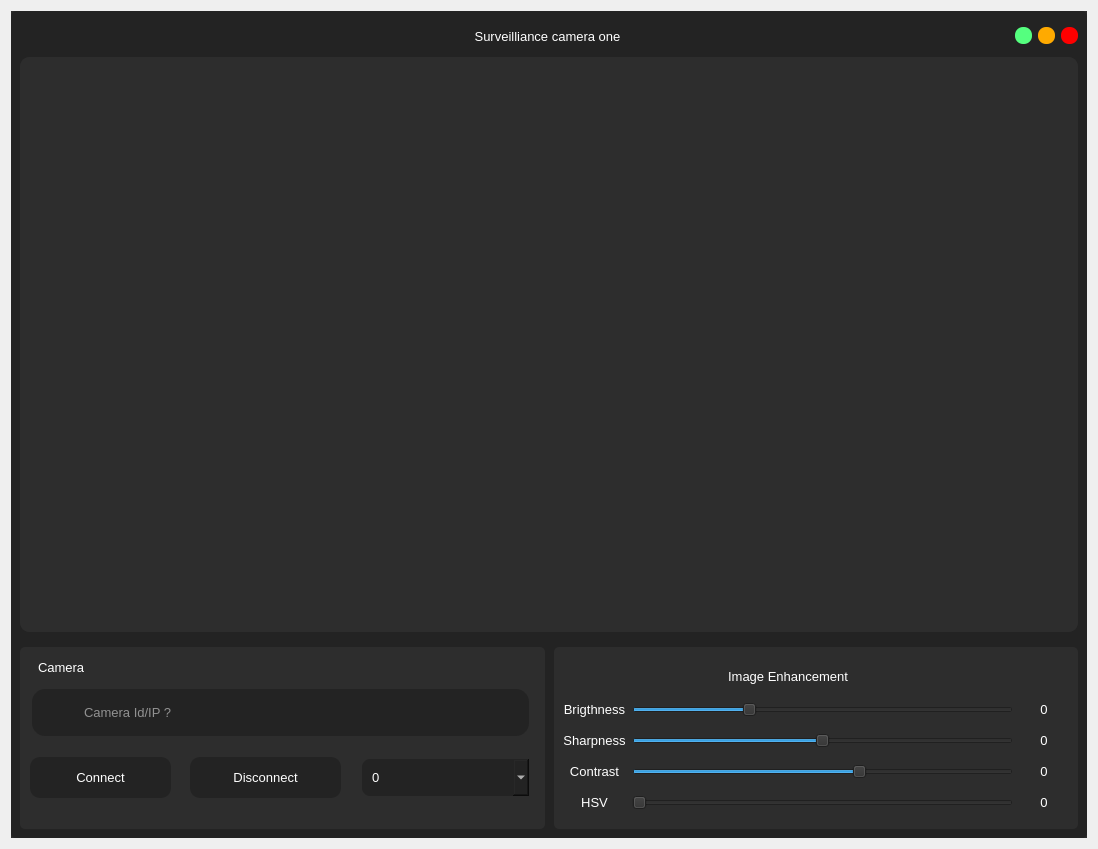
<?xml version="1.0" encoding="UTF-8"?>
<ui version="4.0">
 <class>Dialog</class>
 <widget class="QDialog" name="Dialog">
  <property name="geometry">
   <rect>
    <x>0</x>
    <y>0</y>
    <width>1098</width>
    <height>849</height>
   </rect>
  </property>
  <property name="minimumSize">
   <size>
    <width>1098</width>
    <height>819</height>
   </size>
  </property>
  <property name="maximumSize">
   <size>
    <width>1098</width>
    <height>880</height>
   </size>
  </property>
  <property name="windowTitle">
   <string>Dialog</string>
  </property>
  <layout class="QVBoxLayout" name="verticalLayout">
   <item>
    <widget class="QFrame" name="frame">
     <property name="styleSheet">
      <string notr="true">background-color: rgb(45, 45, 45);</string>
     </property>
     <property name="frameShape">
      <enum>QFrame::NoFrame</enum>
     </property>
     <property name="frameShadow">
      <enum>QFrame::Raised</enum>
     </property>
     <layout class="QVBoxLayout" name="verticalLayout_4">
      <property name="spacing">
       <number>0</number>
      </property>
      <property name="leftMargin">
       <number>0</number>
      </property>
      <property name="topMargin">
       <number>0</number>
      </property>
      <property name="rightMargin">
       <number>0</number>
      </property>
      <property name="bottomMargin">
       <number>0</number>
      </property>
      <item>
       <widget class="QFrame" name="frame_2">
        <property name="styleSheet">
         <string notr="true">QFrame{
	background-color: rgb(35, 35, 35);
	border-radius:5px;
}</string>
        </property>
        <property name="frameShape">
         <enum>QFrame::NoFrame</enum>
        </property>
        <property name="frameShadow">
         <enum>QFrame::Raised</enum>
        </property>
        <layout class="QVBoxLayout" name="verticalLayout_2">
         <property name="leftMargin">
          <number>0</number>
         </property>
         <property name="topMargin">
          <number>0</number>
         </property>
         <property name="rightMargin">
          <number>0</number>
         </property>
         <property name="bottomMargin">
          <number>0</number>
         </property>
         <item>
          <widget class="QFrame" name="frame_3">
           <property name="minimumSize">
            <size>
             <width>0</width>
             <height>40</height>
            </size>
           </property>
           <property name="maximumSize">
            <size>
             <width>16777215</width>
             <height>30</height>
            </size>
           </property>
           <property name="frameShape">
            <enum>QFrame::NoFrame</enum>
           </property>
           <property name="frameShadow">
            <enum>QFrame::Raised</enum>
           </property>
           <layout class="QHBoxLayout" name="horizontalLayout">
            <property name="topMargin">
             <number>0</number>
            </property>
            <property name="bottomMargin">
             <number>0</number>
            </property>
            <item>
             <widget class="QLabel" name="label">
              <property name="minimumSize">
               <size>
                <width>60</width>
                <height>0</height>
               </size>
              </property>
              <property name="maximumSize">
               <size>
                <width>60</width>
                <height>16777215</height>
               </size>
              </property>
              <property name="text">
               <string/>
              </property>
              <property name="pixmap">
               <pixmap resource="../resource/asset.qrc">:/icons/asset/video.svg</pixmap>
              </property>
             </widget>
            </item>
            <item>
             <widget class="QLabel" name="label_2">
              <property name="font">
               <font>
                <family>Arial</family>
                <pointsize>10</pointsize>
               </font>
              </property>
              <property name="styleSheet">
               <string notr="true">QLabel{
	color: rgb(255, 255, 255);
}</string>
              </property>
              <property name="text">
               <string>Surveilliance camera one</string>
              </property>
              <property name="alignment">
               <set>Qt::AlignCenter</set>
              </property>
             </widget>
            </item>
            <item>
             <widget class="QPushButton" name="btn_minimize">
              <property name="minimumSize">
               <size>
                <width>16</width>
                <height>16</height>
               </size>
              </property>
              <property name="maximumSize">
               <size>
                <width>17</width>
                <height>17</height>
               </size>
              </property>
              <property name="styleSheet">
               <string notr="true">QPushButton{
	background-color: rgb(85, 255, 127);
	border:none;
	border-radius: 8px;
}

QPushButton:hover{	
	background-color: rgba(85, 255, 127,150);
	
}</string>
              </property>
              <property name="text">
               <string/>
              </property>
             </widget>
            </item>
            <item>
             <widget class="QPushButton" name="btn_maximize">
              <property name="minimumSize">
               <size>
                <width>16</width>
                <height>16</height>
               </size>
              </property>
              <property name="maximumSize">
               <size>
                <width>17</width>
                <height>17</height>
               </size>
              </property>
              <property name="styleSheet">
               <string notr="true">QPushButton{
	
	background-color: rgb(255, 170, 0);
	border:none;
	border-radius: 8px;
}

QPushButton:hover{	
	background-color: rgba(255, 170, 0,150);
	
}</string>
              </property>
              <property name="text">
               <string/>
              </property>
             </widget>
            </item>
            <item>
             <widget class="QPushButton" name="btn_close">
              <property name="minimumSize">
               <size>
                <width>16</width>
                <height>16</height>
               </size>
              </property>
              <property name="maximumSize">
               <size>
                <width>17</width>
                <height>17</height>
               </size>
              </property>
              <property name="styleSheet">
               <string notr="true">QPushButton{
	background-color: rgb(255, 0, 0);
	border:none;
	border-radius: 8px;
}

QPushButton:hover{	
	background-color: rgba(255, 0, 0,150);
	
}</string>
              </property>
              <property name="text">
               <string/>
              </property>
             </widget>
            </item>
           </layout>
          </widget>
         </item>
         <item>
          <widget class="QFrame" name="frame_4">
           <property name="frameShape">
            <enum>QFrame::NoFrame</enum>
           </property>
           <property name="frameShadow">
            <enum>QFrame::Raised</enum>
           </property>
           <layout class="QVBoxLayout" name="verticalLayout_3">
            <property name="leftMargin">
             <number>9</number>
            </property>
            <property name="topMargin">
             <number>0</number>
            </property>
            <property name="rightMargin">
             <number>9</number>
            </property>
            <property name="bottomMargin">
             <number>0</number>
            </property>
            <item>
             <widget class="QFrame" name="camera_view">
              <property name="minimumSize">
               <size>
                <width>0</width>
                <height>400</height>
               </size>
              </property>
              <property name="styleSheet">
               <string notr="true">QFrame{
	border-radius:10px;
	background-color: rgb(45, 45, 45);
}</string>
              </property>
              <property name="frameShape">
               <enum>QFrame::NoFrame</enum>
              </property>
              <property name="frameShadow">
               <enum>QFrame::Raised</enum>
              </property>
              <layout class="QVBoxLayout" name="verticalLayout_5">
               <property name="spacing">
                <number>6</number>
               </property>
               <property name="leftMargin">
                <number>0</number>
               </property>
               <property name="topMargin">
                <number>0</number>
               </property>
               <property name="rightMargin">
                <number>0</number>
               </property>
               <property name="bottomMargin">
                <number>0</number>
               </property>
               <item>
                <widget class="QLabel" name="camera_feeds">
                 <property name="font">
                  <font>
                   <family>Arial</family>
                   <pointsize>12</pointsize>
                  </font>
                 </property>
                 <property name="styleSheet">
                  <string notr="true">QLabel{
	color: rgb(255, 255, 255);
	border-radius:10px;
	background-color: rgb(45, 45, 45);
}</string>
                 </property>
                 <property name="text">
                  <string/>
                 </property>
                 <property name="pixmap">
                  <pixmap resource="../resource/asset.qrc">:/icons/asset/camera-off.svg</pixmap>
                 </property>
                 <property name="alignment">
                  <set>Qt::AlignCenter</set>
                 </property>
                </widget>
               </item>
              </layout>
             </widget>
            </item>
           </layout>
          </widget>
         </item>
         <item>
          <widget class="QFrame" name="frame_5">
           <property name="maximumSize">
            <size>
             <width>16777215</width>
             <height>200</height>
            </size>
           </property>
           <property name="frameShape">
            <enum>QFrame::NoFrame</enum>
           </property>
           <property name="frameShadow">
            <enum>QFrame::Raised</enum>
           </property>
           <layout class="QHBoxLayout" name="horizontalLayout_2">
            <property name="spacing">
             <number>9</number>
            </property>
            <property name="leftMargin">
             <number>9</number>
            </property>
            <item>
             <widget class="QFrame" name="frame_6">
              <property name="minimumSize">
               <size>
                <width>525</width>
                <height>0</height>
               </size>
              </property>
              <property name="maximumSize">
               <size>
                <width>520</width>
                <height>16777215</height>
               </size>
              </property>
              <property name="styleSheet">
               <string notr="true">
QFrame{
	background-color: rgb(45, 45, 45);
	border-radius:5px;
}</string>
              </property>
              <property name="frameShape">
               <enum>QFrame::StyledPanel</enum>
              </property>
              <property name="frameShadow">
               <enum>QFrame::Raised</enum>
              </property>
              <widget class="QLabel" name="label_28">
               <property name="geometry">
                <rect>
                 <x>20</x>
                 <y>50</y>
                 <width>41</width>
                 <height>31</height>
                </rect>
               </property>
               <property name="styleSheet">
                <string notr="true">background-color: rgb(35,35,35);</string>
               </property>
               <property name="text">
                <string/>
               </property>
               <property name="pixmap">
                <pixmap resource="../resource/asset.qrc">:/icons/asset/video.svg</pixmap>
               </property>
              </widget>
              <widget class="QPushButton" name="btn_exit_cam_connect">
               <property name="geometry">
                <rect>
                 <x>10</x>
                 <y>110</y>
                 <width>141</width>
                 <height>41</height>
                </rect>
               </property>
               <property name="font">
                <font>
                 <pointsize>10</pointsize>
                </font>
               </property>
               <property name="styleSheet">
                <string notr="true">QPushButton{
	color: rgb(255, 255, 255);
	background-color: rgb(35, 35, 35);
	border:none;
	border-radius: 10px;
}

QPushButton:hover{
	border-radius: 20px;
}

QPushButton:pressed{
	border: 2px solid rgb(255,255,255);	
}</string>
               </property>
               <property name="text">
                <string>Connect</string>
               </property>
               <property name="icon">
                <iconset resource="../resource/asset.qrc">
                 <normaloff>:/icons/asset/video.svg</normaloff>:/icons/asset/video.svg</iconset>
               </property>
               <property name="iconSize">
                <size>
                 <width>30</width>
                 <height>30</height>
                </size>
               </property>
               <property name="flat">
                <bool>true</bool>
               </property>
              </widget>
              <widget class="QLineEdit" name="exit_cam_ip">
               <property name="geometry">
                <rect>
                 <x>10</x>
                 <y>40</y>
                 <width>501</width>
                 <height>51</height>
                </rect>
               </property>
               <property name="font">
                <font>
                 <pointsize>10</pointsize>
                </font>
               </property>
               <property name="styleSheet">
                <string notr="true">QLineEdit{
    background-color: rgb(35,35,35);
	color: rgb(255, 255, 255);
	border: 2px solid  rgb(45, 45, 45);
	border-radius:15px;
	padding-left: 50px;
}

QLineEdit:hover{
	border:2px solid rgb(35, 35, 35);
}

QLineEdit:focus{
	border:2px solid rgb(255, 255, 255);
}</string>
               </property>
               <property name="placeholderText">
                <string>Camera Id/IP ?</string>
               </property>
               <property name="clearButtonEnabled">
                <bool>true</bool>
               </property>
              </widget>
              <widget class="QComboBox" name="exit_comboBox">
               <property name="geometry">
                <rect>
                 <x>340</x>
                 <y>110</y>
                 <width>171</width>
                 <height>41</height>
                </rect>
               </property>
               <property name="minimumSize">
                <size>
                 <width>0</width>
                 <height>41</height>
                </size>
               </property>
               <property name="maximumSize">
                <size>
                 <width>16777215</width>
                 <height>41</height>
                </size>
               </property>
               <property name="font">
                <font>
                 <pointsize>10</pointsize>
                </font>
               </property>
               <property name="styleSheet">
                <string notr="true">QComboBox{
	background-color: rgb(35,35,35);
	color: rgb(255, 255, 255);
	border: 2px solid rgb(45, 45, 45);
	padding-left:10px;
	border-radius: 10px;
}</string>
               </property>
               <property name="frame">
                <bool>false</bool>
               </property>
               <item>
                <property name="text">
                 <string>0</string>
                </property>
               </item>
               <item>
                <property name="text">
                 <string>1</string>
                </property>
               </item>
               <item>
                <property name="text">
                 <string>2</string>
                </property>
               </item>
               <item>
                <property name="text">
                 <string>3</string>
                </property>
               </item>
               <item>
                <property name="text">
                 <string>4</string>
                </property>
               </item>
               <item>
                <property name="text">
                 <string>5</string>
                </property>
               </item>
              </widget>
              <widget class="QPushButton" name="btn_exit_cam_disconect">
               <property name="geometry">
                <rect>
                 <x>170</x>
                 <y>110</y>
                 <width>151</width>
                 <height>41</height>
                </rect>
               </property>
               <property name="font">
                <font>
                 <pointsize>10</pointsize>
                </font>
               </property>
               <property name="styleSheet">
                <string notr="true">QPushButton{
	color: rgb(255, 255, 255);
	background-color: rgb(35, 35, 35);
	border:none;
	border-radius: 10px;
}

QPushButton:hover{
	border-radius: 20px;
}

QPushButton:pressed{
	border: 2px solid rgb(255,255,255);	
}</string>
               </property>
               <property name="text">
                <string>Disconnect</string>
               </property>
               <property name="icon">
                <iconset resource="../resource/asset.qrc">
                 <normaloff>:/icons/asset/video-off.svg</normaloff>:/icons/asset/video-off.svg</iconset>
               </property>
               <property name="iconSize">
                <size>
                 <width>30</width>
                 <height>30</height>
                </size>
               </property>
               <property name="flat">
                <bool>true</bool>
               </property>
              </widget>
              <widget class="QLabel" name="label_15">
               <property name="geometry">
                <rect>
                 <x>10</x>
                 <y>10</y>
                 <width>451</width>
                 <height>20</height>
                </rect>
               </property>
               <property name="minimumSize">
                <size>
                 <width>0</width>
                 <height>20</height>
                </size>
               </property>
               <property name="maximumSize">
                <size>
                 <width>16777215</width>
                 <height>20</height>
                </size>
               </property>
               <property name="font">
                <font>
                 <family>Arial</family>
                 <pointsize>10</pointsize>
                </font>
               </property>
               <property name="styleSheet">
                <string notr="true">color: rgb(255, 255, 255);
padding-left:5px;</string>
               </property>
               <property name="text">
                <string>Camera </string>
               </property>
               <property name="alignment">
                <set>Qt::AlignLeading|Qt::AlignLeft|Qt::AlignVCenter</set>
               </property>
              </widget>
              <zorder>btn_exit_cam_connect</zorder>
              <zorder>exit_cam_ip</zorder>
              <zorder>exit_comboBox</zorder>
              <zorder>btn_exit_cam_disconect</zorder>
              <zorder>label_28</zorder>
              <zorder>label_15</zorder>
             </widget>
            </item>
            <item>
             <widget class="QFrame" name="frame_7">
              <property name="maximumSize">
               <size>
                <width>525</width>
                <height>16777215</height>
               </size>
              </property>
              <property name="styleSheet">
               <string notr="true">QFrame{
	background-color: rgb(45, 45, 45);
	border-radius:5px;
}</string>
              </property>
              <property name="frameShape">
               <enum>QFrame::NoFrame</enum>
              </property>
              <property name="frameShadow">
               <enum>QFrame::Raised</enum>
              </property>
              <layout class="QGridLayout" name="gridLayout">
               <item row="0" column="0" colspan="2">
                <widget class="QLabel" name="label_14">
                 <property name="minimumSize">
                  <size>
                   <width>0</width>
                   <height>20</height>
                  </size>
                 </property>
                 <property name="maximumSize">
                  <size>
                   <width>16777215</width>
                   <height>20</height>
                  </size>
                 </property>
                 <property name="font">
                  <font>
                   <family>Arial</family>
                   <pointsize>10</pointsize>
                  </font>
                 </property>
                 <property name="styleSheet">
                  <string notr="true">color: rgb(255, 255, 255);</string>
                 </property>
                 <property name="text">
                  <string>Image Enhancement</string>
                 </property>
                 <property name="alignment">
                  <set>Qt::AlignCenter</set>
                 </property>
                </widget>
               </item>
               <item row="1" column="0">
                <widget class="QLabel" name="entry_dilation_label">
                 <property name="font">
                  <font>
                   <family>Arial</family>
                   <pointsize>10</pointsize>
                   <weight>50</weight>
                   <bold>false</bold>
                  </font>
                 </property>
                 <property name="styleSheet">
                  <string notr="true">QLabel{
	color: rgb(255, 255, 255);
	background-color: rgb(45, 45, 45);
	border-radius: 10px;
}</string>
                 </property>
                 <property name="text">
                  <string>Brigthness</string>
                 </property>
                 <property name="alignment">
                  <set>Qt::AlignCenter</set>
                 </property>
                </widget>
               </item>
               <item row="1" column="1">
                <widget class="QSlider" name="brigthness">
                 <property name="toolTip">
                  <string/>
                 </property>
                 <property name="maximum">
                  <number>100</number>
                 </property>
                 <property name="value">
                  <number>30</number>
                 </property>
                 <property name="orientation">
                  <enum>Qt::Horizontal</enum>
                 </property>
                </widget>
               </item>
               <item row="1" column="2">
                <widget class="QLabel" name="brightness_value">
                 <property name="minimumSize">
                  <size>
                   <width>50</width>
                   <height>0</height>
                  </size>
                 </property>
                 <property name="font">
                  <font>
                   <family>Arial</family>
                   <pointsize>10</pointsize>
                   <weight>50</weight>
                   <bold>false</bold>
                  </font>
                 </property>
                 <property name="styleSheet">
                  <string notr="true">QLabel{
	color: rgb(255, 255, 255);
	background-color: rgb(45, 45, 45);
	border-radius: 10px;
}</string>
                 </property>
                 <property name="text">
                  <string>0</string>
                 </property>
                 <property name="alignment">
                  <set>Qt::AlignCenter</set>
                 </property>
                </widget>
               </item>
               <item row="2" column="0">
                <widget class="QLabel" name="entry_erosion_label">
                 <property name="font">
                  <font>
                   <family>Arial</family>
                   <pointsize>10</pointsize>
                   <weight>50</weight>
                   <bold>false</bold>
                  </font>
                 </property>
                 <property name="styleSheet">
                  <string notr="true">QLabel{
	color: rgb(255, 255, 255);
	background-color: rgb(45, 45, 45);
	border-radius: 10px;
}</string>
                 </property>
                 <property name="text">
                  <string>Sharpness</string>
                 </property>
                 <property name="alignment">
                  <set>Qt::AlignCenter</set>
                 </property>
                </widget>
               </item>
               <item row="2" column="1">
                <widget class="QSlider" name="sharpness">
                 <property name="maximum">
                  <number>100</number>
                 </property>
                 <property name="value">
                  <number>50</number>
                 </property>
                 <property name="orientation">
                  <enum>Qt::Horizontal</enum>
                 </property>
                </widget>
               </item>
               <item row="2" column="2">
                <widget class="QLabel" name="sharpness_value">
                 <property name="minimumSize">
                  <size>
                   <width>50</width>
                   <height>0</height>
                  </size>
                 </property>
                 <property name="font">
                  <font>
                   <family>Arial</family>
                   <pointsize>10</pointsize>
                   <weight>50</weight>
                   <bold>false</bold>
                  </font>
                 </property>
                 <property name="styleSheet">
                  <string notr="true">QLabel{
	color: rgb(255, 255, 255);
	background-color: rgb(45, 45, 45);
	border-radius: 10px;
}</string>
                 </property>
                 <property name="text">
                  <string>0</string>
                 </property>
                 <property name="alignment">
                  <set>Qt::AlignCenter</set>
                 </property>
                </widget>
               </item>
               <item row="3" column="0">
                <widget class="QLabel" name="entry_blur_label">
                 <property name="font">
                  <font>
                   <family>Arial</family>
                   <pointsize>10</pointsize>
                   <weight>50</weight>
                   <bold>false</bold>
                  </font>
                 </property>
                 <property name="styleSheet">
                  <string notr="true">QLabel{
	color: rgb(255, 255, 255);
	background-color: rgb(45, 45, 45);
	border-radius: 10px;
}</string>
                 </property>
                 <property name="text">
                  <string>Contrast</string>
                 </property>
                 <property name="alignment">
                  <set>Qt::AlignCenter</set>
                 </property>
                </widget>
               </item>
               <item row="3" column="1">
                <widget class="QSlider" name="contrast">
                 <property name="maximum">
                  <number>100</number>
                 </property>
                 <property name="value">
                  <number>60</number>
                 </property>
                 <property name="orientation">
                  <enum>Qt::Horizontal</enum>
                 </property>
                </widget>
               </item>
               <item row="3" column="2">
                <widget class="QLabel" name="contrast_value">
                 <property name="minimumSize">
                  <size>
                   <width>50</width>
                   <height>0</height>
                  </size>
                 </property>
                 <property name="font">
                  <font>
                   <family>Arial</family>
                   <pointsize>10</pointsize>
                   <weight>50</weight>
                   <bold>false</bold>
                  </font>
                 </property>
                 <property name="styleSheet">
                  <string notr="true">QLabel{
	color: rgb(255, 255, 255);
	background-color: rgb(45, 45, 45);
	border-radius: 10px;
}</string>
                 </property>
                 <property name="text">
                  <string>0</string>
                 </property>
                 <property name="alignment">
                  <set>Qt::AlignCenter</set>
                 </property>
                </widget>
               </item>
               <item row="4" column="0">
                <widget class="QLabel" name="entry_unimp_label">
                 <property name="font">
                  <font>
                   <family>Arial</family>
                   <pointsize>10</pointsize>
                   <weight>50</weight>
                   <bold>false</bold>
                  </font>
                 </property>
                 <property name="styleSheet">
                  <string notr="true">QLabel{
	color: rgb(255, 255, 255);
	background-color: rgb(45, 45, 45);
	border-radius: 10px;
}</string>
                 </property>
                 <property name="text">
                  <string>HSV</string>
                 </property>
                 <property name="alignment">
                  <set>Qt::AlignCenter</set>
                 </property>
                </widget>
               </item>
               <item row="4" column="1">
                <widget class="QSlider" name="hsv">
                 <property name="maximum">
                  <number>500</number>
                 </property>
                 <property name="orientation">
                  <enum>Qt::Horizontal</enum>
                 </property>
                </widget>
               </item>
               <item row="4" column="2">
                <widget class="QLabel" name="hsv_value">
                 <property name="minimumSize">
                  <size>
                   <width>50</width>
                   <height>0</height>
                  </size>
                 </property>
                 <property name="font">
                  <font>
                   <family>Arial</family>
                   <pointsize>10</pointsize>
                   <weight>50</weight>
                   <bold>false</bold>
                  </font>
                 </property>
                 <property name="styleSheet">
                  <string notr="true">QLabel{
	color: rgb(255, 255, 255);
	background-color: rgb(45, 45, 45);
	border-radius: 10px;
}</string>
                 </property>
                 <property name="text">
                  <string>0</string>
                 </property>
                 <property name="alignment">
                  <set>Qt::AlignCenter</set>
                 </property>
                </widget>
               </item>
              </layout>
             </widget>
            </item>
           </layout>
          </widget>
         </item>
        </layout>
       </widget>
      </item>
     </layout>
    </widget>
   </item>
  </layout>
 </widget>
 <resources>
  <include location="../resource/asset.qrc"/>
 </resources>
 <connections/>
</ui>
